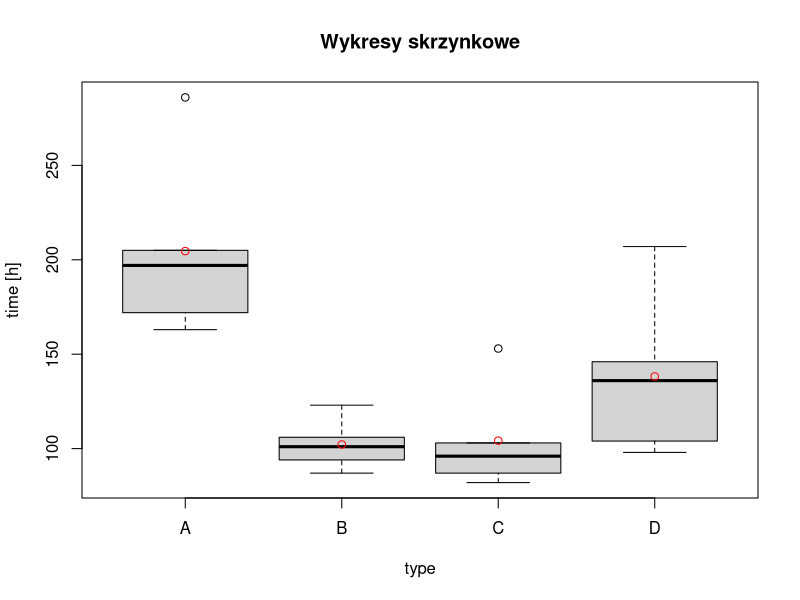

Generate this figure with R:
# Kolokwium 2022-2023:

can_reject <- function(pvalue, alpha) {
  if(pvalue <= alpha) {
    message("Odrzucamy H0, ponieważ ", pvalue, " ≤ ", alpha)
  } else {
    message("Nie ma podstaw do odrzucenia H0, ponieważ ", 
            pvalue, " > ", alpha)
  }
}

# zadanie 1 ---------------------------------------------------------------

set.seed(111)

lambda <- 0.25
N <- 25
X <- rexp(N, lambda)

# a)

library(MASS)
(fit <- fitdistr(X, "exponential"))

# b)

(pexp(7, fit$estimate, lower.tail = FALSE))


# zadanie 2 ---------------------------------------------------------------

# Niech X będzie zmienną losową o rozkładzie dwupunktowym.
# X = 1 oznacza, że losowo wybrany kibic wytypował Polaków.
# X = 0 oznacza, że losowo wybrany kibic wytypował inną drużynę.

x <- 97
n <- 250
alpha <- 0.01

# Sprawdzamy, czy możemy skorzystać z prop.test():

(all(c(x, n - x) > 5))

# Wyznaczamy przedział ufności:

(test_result <- prop.test(x, n, conf.level = 1 - alpha))
(conf_interval <- test_result$conf.int)

# zadanie 3 ---------------------------------------------------------------

library(lattice)
data(barley)

# Niech X będzie zmienną losową reprezentującą wysokość plonów na farmie Waseca.
# X ma rozkład normalny o nieznanych parametrach.

# Przyjęty model statystyczny to Model II z karty wzorów.

X <- barley$yield[barley$site == "Waseca"]
alpha <- 0.05
mu <- 50

# H0: μ = 50
# H1: μ < 50

# Stosujemy test t-studenta:

(test_result <- t.test(X,
                       mu = mu,
                       alternative = "less",
                       conf.level = 1 - alpha))
pvalue = (test_result$p.value)
can_reject(pvalue, alpha)

# Wartość statystyki testowej: t = -0.89388
# Wartość p-value: p-value = 0.1913
# Postać zbioru krytycznego: -Inf 51.76758

# Nie ma podstaw do odrzucenia H0, ponieważ 0.1913 > 0.05.
# Zatem stwierdzamy, że średni plon nie musi być mniejszy niż 50 jednostek.

# zadanie 4 ---------------------------------------------------------------

library(MASS)
data("cats")

# Niech X, Y będą zmiennymi losowymi reprezentującymi masę w kg odpowiednio 
# kocurów i kotów z rozważanego zbioru.
# X i Y mają rozkład normalny o nieznanych parametrach.
# Próby losowe z populacji są niezależne.

# Zastosowany model statystyczny to Model I z karty wzorów.

X <- cats$Bwt[cats$Sex == "M"]
Y <- cats$Bwt[cats$Sex == "F"]

# H0: σX^2 = σY^2
# H1: σX^2 != σY^2

alpha <- 0.05
(test_result <- var.test(X, Y, alternative = "two.sided"))

# Wartość statystyki testowej: F = 2.9112
# Wartość p-value: p-value = 0.0001157

pvalue <- test_result$p.value
can_reject(pvalue, alpha)

# Odrzucamy H0, ponieważ 0.0001157 ≤ 0.05.
# Możemy zatem stwierdzić, że wariancje te są istotnie różne.


# zadanie 5 ---------------------------------------------------------------

n <- 30
x <- c(-0.89, -0.13, -0.05, 1.18, 0.25)
alpha <- 0.05

# H0: badana próba losowa pochodzi z rozkładu t-studenta o n = 30 
#     stopniach swobody.
# H1: ~H0

(test_result <- ks.test(x, y = "pt", df = n))

# Wartość statystyki testowej: D = 0.24872
# Wartość p-value: p-value = 0.8485

pvalue <- test_result$p.value
can_reject(pvalue, alpha)

# Nie ma podstaw do odrzucenia H0, ponieważ 0.84855 > 0.05.
# Zatem stwierdzamy, że próba losowa może pochodzić z rozważanego rozkładu.

# zadanie 6 ---------------------------------------------------------------

# H0: μA = μB = μC = μD
# H1: ~H0

# Zmienna objaśniana to: czas działania baterii w godzinach.
# Zmienna objaśniająca to: typ baterii (czynnik występuje na 4 poziomach: A, B, C i D).

times <- c(163, 205, 197, 286, 172,
           87, 106, 101, 94, 123,
           82, 153, 87, 103, 96,
           104, 136, 98, 207, 146)
types <- as.factor(rep(c("A", "B", "C", "D"), rep(5, 4)))

(means <- tapply(times, types, mean))
plot(times ~ types, main = "Wykresy skrzynkowe",
     xlab = "type", ylab = "time [h]")
lines(1:4, means, type = "p", col = "red")

